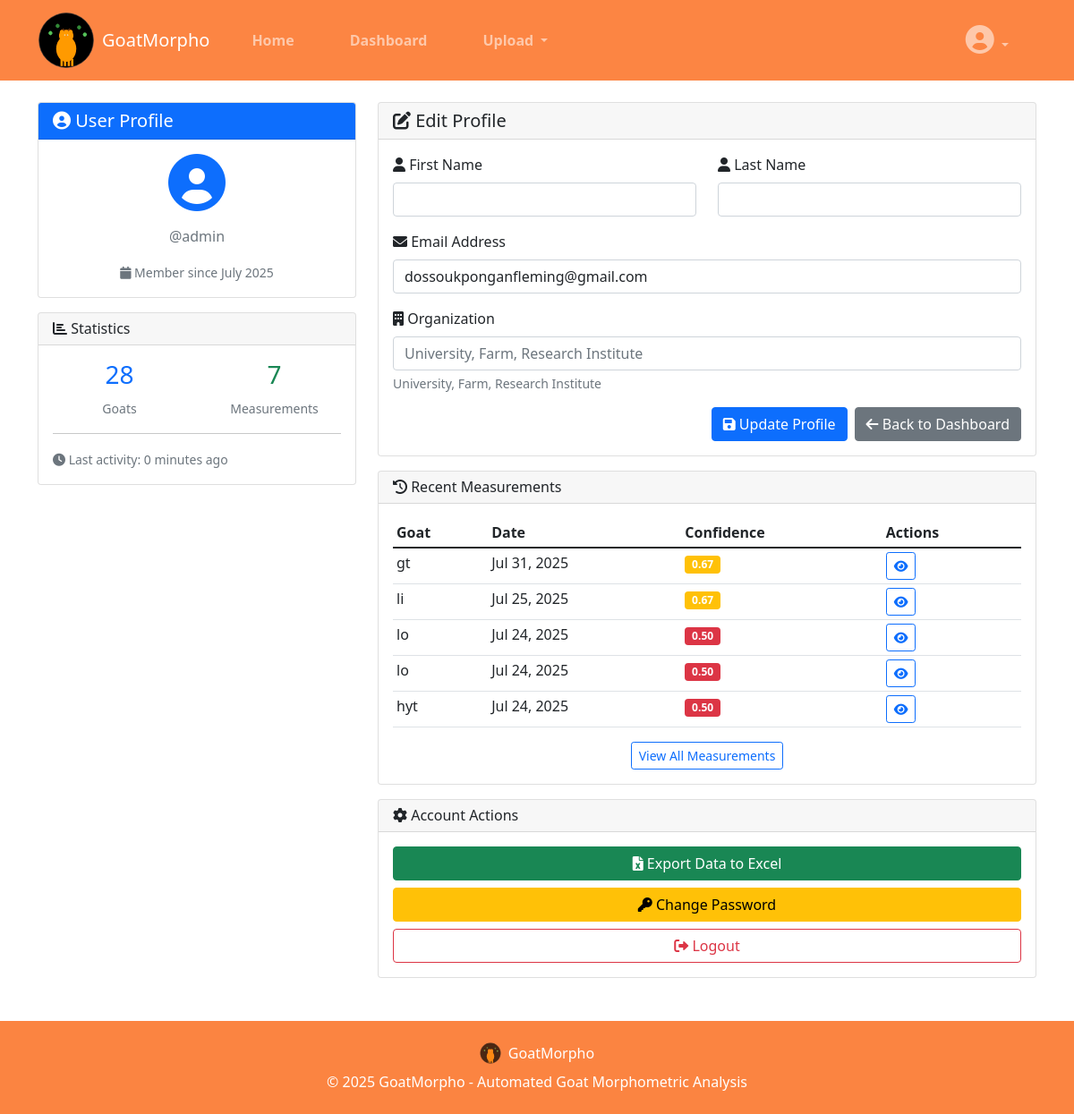
/profile/ (signed in), run on the app's committed database.
### measurements/models.py (models this page shows, shortened)
class UserProfile(models.Model):
    user = models.OneToOneField(User, on_delete=models.CASCADE)
    organization = models.CharField(max_length=100, blank=True, help_text="University, Farm, Research Institute")
    registration_date = models.DateTimeField(auto_now_add=True)
    total_measurements = models.IntegerField(default=0)
    last_activity = models.DateTimeField(auto_now=True)
    def update_measurement_count(self):
        self.total_measurements = MorphometricMeasurement.objects.filter(
            goat__owner=self.user
        ).count()
        self.save()

class MorphometricMeasurement(models.Model):
    id = models.UUIDField(primary_key=True, default=uuid.uuid4, editable=False)
    goat = models.ForeignKey(Goat, on_delete=models.CASCADE, related_name='measurements')
    original_image = models.ImageField(upload_to='goat_images/original/')
    processed_image = models.ImageField(upload_to='goat_images/processed/', blank=True, null=True)
    hauteur_au_garrot = models.DecimalField(max_digits=6, decimal_places=2, null=True, blank=True,
                                           help_text="Wither Height (WH) - cm")
    hauteur_au_dos = models.DecimalField(max_digits=6, decimal_places=2, null=True, blank=True,
                                        help_text="Back Height (BH) - cm")
    hauteur_au_sternum = models.DecimalField(max_digits=6, decimal_places=2, null=True, blank=True,
                                           help_text="Sternum Height (SH) - cm")
    hauteur_au_sacrum = models.DecimalField(max_digits=6, decimal_places=2, null=True, blank=True,
                                          help_text="Rump Height (RH) - cm")
    tour_de_poitrine = models.DecimalField(max_digits=6, decimal_places=2, null=True, blank=True,
                                         help_text="Heart Girth (HG) - cm")
    perimetre_thoracique = models.DecimalField(max_digits=6, decimal_places=2, null=True, blank=True,
                                             help_text="Chest Circumference (CC) - cm")
    tour_abdominal = models.DecimalField(max_digits=6, decimal_places=2, null=True, blank=True,
                                       help_text="Abdominal Girth (AG) - cm")
    tour_du_cou = models.DecimalField(max_digits=6, decimal_places=2, null=True, blank=True,
                                    help_text="Neck Girth (NG) - cm")
    diametre_biscotal = models.DecimalField(max_digits=6, decimal_places=2, null=True, blank=True,
                                          help_text="Bi-costal Diameter (BD) - cm")
    largeur_poitrine = models.DecimalField(max_digits=6, decimal_places=2, null=True, blank=True,
                                         help_text="Chest Width (CW) - cm")
    largeur_hanche = models.DecimalField(max_digits=6, decimal_places=2, null=True, blank=True,
                                       help_text="Rump Width (RW) - cm")
    largeur_tete = models.DecimalField(max_digits=6, decimal_places=2, null=True, blank=True,
                                     help_text="Head Width (HW) - cm")
    body_length = models.DecimalField(max_digits=6, decimal_places=2, null=True, blank=True,
                                    help_text="Body Length (BL) - cm")
    longueur_oreille = models.DecimalField(max_digits=6, decimal_places=2, null=True, blank=True,
                                         help_text="Ear Length (EL) - cm")
    longueur_tete = models.DecimalField(max_digits=6, decimal_places=2, null=True, blank=True,
                                      help_text="Head Length (HL) - cm")
    longueur_cou = models.DecimalField(max_digits=6, decimal_places=2, null=True, blank=True,
                                     help_text="Neck Length (NL) - cm")
    longueur_queue = models.DecimalField(max_digits=6, decimal_places=2, null=True, blank=True,
                                       help_text="Tail Length (TL) - cm")
    measurement_method = models.CharField(max_length=20, choices=[
        ('AUTO', 'Automatic AI Detection'),
        ('MANUAL', 'Manual Input'),
        ('HYBRID', 'AI-Assisted with Manual Correction')
    ], default='AUTO')
    confidence_score = models.DecimalField(max_digits=4, decimal_places=3, null=True, blank=True,
                                         help_text="AI confidence score (0-1)",
                                         validators=[MinValueValidator(0.0), MaxValueValidator(1.0)])
    measurement_date = models.DateTimeField(auto_now_add=True)
    measured_by = models.ForeignKey(User, on_delete=models.CASCADE)
    reference_object_length_cm = models.DecimalField(max_digits=6, decimal_places=2, null=True, blank=True,
                                                   help_text="Known length of reference object in image",
                                                   validators=[MinValueValidator(0.1)])
    notes = models.TextField(blank=True, null=True)
    class Meta:
        ordering = ['-measurement_date']
        indexes = [
            models.Index(fields=['measurement_date']),
            models.Index(fields=['goat', 'measurement_date']),
            models.Index(fields=['measured_by']),
            models.Index(fields=['measurement_method']),
        ]

class Goat(models.Model):
    id = models.UUIDField(primary_key=True, default=uuid.uuid4, editable=False)
    name = models.CharField(max_length=100, blank=True, null=True)
    breed = models.CharField(max_length=100, blank=True, null=True)
    age_months = models.PositiveIntegerField(blank=True, null=True)
    sex = models.CharField(max_length=10, choices=[
        ('M', 'Male'),
        ('F', 'Female')
    ], blank=True, null=True)
    weight_kg = models.DecimalField(max_digits=6, decimal_places=2, blank=True, null=True,
                                   validators=[MinValueValidator(0.1), MaxValueValidator(200.0)])
    owner = models.ForeignKey(User, on_delete=models.CASCADE, related_name='goats')
    created_at = models.DateTimeField(auto_now_add=True)
    updated_at = models.DateTimeField(auto_now=True)
    class Meta:
        ordering = ['-created_at']
        indexes = [
            models.Index(fields=['owner', '-created_at']),
            models.Index(fields=['breed']),
        ]

### measurements/views.py (the view)
# urls.py: path('profile/', views.profile_view, name='profile'),
@login_required
def profile_view(request):
    try:
        profile = request.user.userprofile
    except UserProfile.DoesNotExist:
        profile = UserProfile.objects.create(user=request.user)
    if request.method == 'POST':
        form = UserProfileForm(request.POST, instance=request.user)
        if form.is_valid():
            form.save()
            profile.organization = form.cleaned_data.get('organization', '')
            profile.save()
            messages.success(request, 'Your profile has been updated successfully.')
            return redirect('measurements:profile')
    else:
        form = UserProfileForm(instance=request.user, initial={'organization': profile.organization})
    profile.update_measurement_count()
    user_goats = Goat.objects.filter(owner=request.user).prefetch_related('measurements')
    recent_measurements = MorphometricMeasurement.objects.filter(
        goat__owner=request.user
    ).select_related('goat').order_by('-measurement_date')[:5]
    context = {
        'form': form,
        'profile': profile,
        'total_goats': user_goats.count(),
        'recent_measurements': recent_measurements,
    }
    return render(request, 'measurements/profile.html', context)

### measurements/forms.py (shortened to what this page needs)
class UserProfileForm(forms.ModelForm):
    organization = forms.CharField(
        max_length=100,
        required=False,
        widget=forms.TextInput(attrs={
            'class': 'form-control',
            'placeholder': 'University, Farm, Research Institute'
        })
    )
    class Meta:
        model = User
        fields = ('first_name', 'last_name', 'email')
        widgets = {
            'first_name': forms.TextInput(attrs={'class': 'form-control'}),
            'last_name': forms.TextInput(attrs={'class': 'form-control'}),
            'email': forms.EmailInput(attrs={'class': 'form-control'}),
        }

### measurements/templates/measurements/profile.html (shortened to what this page needs)
{% extends 'measurements/base.html' %}
{% block content %}
<div class="row">
  <div class="col-md-4">
    <div class="card">
      <div class="card-header bg-primary text-white">
        <h5 class="mb-0"><i class="fas fa-user-circle"></i> User Profile</h5>
      </div>
      <div class="card-body text-center">
        <div class="mb-3">
          <i
            class="fas fa-user-circle text-primary"
            style="font-size: 4rem"
          ></i>
        </div>
        <p class="text-muted">@{{ user.username }}</p>
        <small class="text-muted">
          <i class="fas fa-calendar"></i> Member since
          {% if user.date_joined %}
            {{ user.date_joined|date:"F Y" }}
          {% else %}
            Recently
          {% endif %}
        </small>
      </div>
    </div>
    <div class="card mt-3">
      <div class="card-header">
        <h6 class="mb-0"><i class="fas fa-chart-bar"></i> Statistics</h6>
      </div>
      <div class="card-body">
        <div class="row text-center">
          <div class="col-6">
            <h3 class="text-primary">{{ total_goats }}</h3>
            <small class="text-muted">Goats</small>
          </div>
          <div class="col-6">
            <h3 class="text-success">{{ profile.total_measurements }}</h3>
            <small class="text-muted">Measurements</small>
          </div>
        </div>
        <hr />
        <small class="text-muted">
          <i class="fas fa-clock"></i> Last activity:
          {% if profile.last_activity %}
            {{ profile.last_activity|timesince }} ago
          {% else %}
            No recent activity
          {% endif %}
        </small>
      </div>
    </div>
  </div>
  <div class="col-md-8">
    <div class="card">
      <div class="card-header">
        <h5 class="mb-0"><i class="fas fa-edit"></i> Edit Profile</h5>
      </div>
      <div class="card-body">
        <form method="post">
          <div class="row">
            <div class="col-md-6">
              <div class="mb-3">
                <label
                  for="{{ form.first_name.id_for_label }}"
                  class="form-label"
                >
                  <i class="fas fa-user"></i> First Name
                </label>
                {{ form.first_name }}
              </div>
            </div>
            <div class="col-md-6">
              <div class="mb-3">
                <label
                  for="{{ form.last_name.id_for_label }}"
                  class="form-label"
                >
                  <i class="fas fa-user"></i> Last Name
                </label>
                {{ form.last_name }}
              </div>
            </div>
          </div>
          <div class="mb-3">
            <label for="{{ form.email.id_for_label }}" class="form-label">
              <i class="fas fa-envelope"></i> Email Address
            </label>
            {{ form.email }}
          </div>
          <div class="mb-3">
            <label
              for="{{ form.organization.id_for_label }}"
              class="form-label"
            >
              <i class="fas fa-building"></i> Organization
            </label>
            {{ form.organization }}
            <div class="form-text">University, Farm, Research Institute</div>
          </div>
          <div class="d-grid gap-2 d-md-flex justify-content-md-end">
            <button type="submit" class="btn btn-primary">
              <i class="fas fa-save"></i> Update Profile
            </button>
            <a
              href="{% url 'measurements:dashboard' %}"
              class="btn btn-secondary"
            >
              <i class="fas fa-arrow-left"></i> Back to Dashboard
            </a>
          </div>
        </form>
      </div>
    </div>
    {% if recent_measurements %}
    <div class="card mt-3">
      <div class="card-header">
        <h6 class="mb-0"><i class="fas fa-history"></i> Recent Measurements</h6>
      </div>
      <div class="card-body">
        <div class="table-responsive">
          <table class="table table-sm">
            <thead>
              <tr>
                <th>Goat</th>
                <th>Date</th>
                <th>Confidence</th>
                <th>Actions</th>
              </tr>
            </thead>
            <tbody>
              {% for measurement in recent_measurements %}
              <tr>
                <td>{{ measurement.goat.name|default:"Unnamed" }}</td>
                <td>{{ measurement.measurement_date|date:"M d, Y" }}</td>
                <td>
                  <span
                    class="badge {% if measurement.confidence_score > 0.8 %}bg-success{% elif measurement.confidence_score > 0.6 %}bg-warning{% else %}bg-danger{% endif %}"
                  >
                    {{ measurement.confidence_score|floatformat:2 }}
                  </span>
                </td>
                <td>
                  <a href="#" class="btn btn-sm btn-outline-primary">
                    <i class="fas fa-eye"></i>
                  </a>
                </td>
              </tr>
              {% endfor %}
            </tbody>
          </table>
        </div>
        <div class="text-center">
          <a
            href="{% url 'measurements:dashboard' %}"
            class="btn btn-sm btn-outline-primary"
          >
            View All Measurements
          </a>
        </div>
      </div>
    </div>
    {% endif %}
    <div class="card mt-3">
      <div class="card-header">
        <h6 class="mb-0"><i class="fas fa-cog"></i> Account Actions</h6>
      </div>
      <div class="card-body">
        <div class="d-grid gap-2">
          <a
            href="{% url 'measurements:export_options' %}"
            class="btn btn-success"
          >
            <i class="fas fa-file-excel"></i> Export Data to Excel
          </a>
          <a href="{% url 'password_change' %}" class="btn btn-warning">
            <i class="fas fa-key"></i> Change Password
          </a>
          <a
            href="{% url 'measurements:logout_confirm' %}"
            class="btn btn-outline-danger"
          >
            <i class="fas fa-sign-out-alt"></i> Logout
          </a>
        </div>
      </div>
    </div>
  </div>
</div>
{% endblock %}

### data on the page
UserProfile: total_measurements "7", last_activity "0 minutes"
MorphometricMeasurement: goat.name "gt", measurement_date "Jul 31, 2025", confidence_score "0.67"
MorphometricMeasurement: goat.name "li", measurement_date "Jul 25, 2025", confidence_score "0.67"
MorphometricMeasurement: goat.name "lo", measurement_date "Jul 24, 2025", confidence_score "0.50"
MorphometricMeasurement: goat.name "lo", measurement_date "Jul 24, 2025", confidence_score "0.50"
MorphometricMeasurement: goat.name "hyt", measurement_date "Jul 24, 2025", confidence_score "0.50"

### other printed values
{{ user.username }} "admin"
{{ user.date_joined|date:"F Y" }} "July 2025"
{{ total_goats }} "28"
